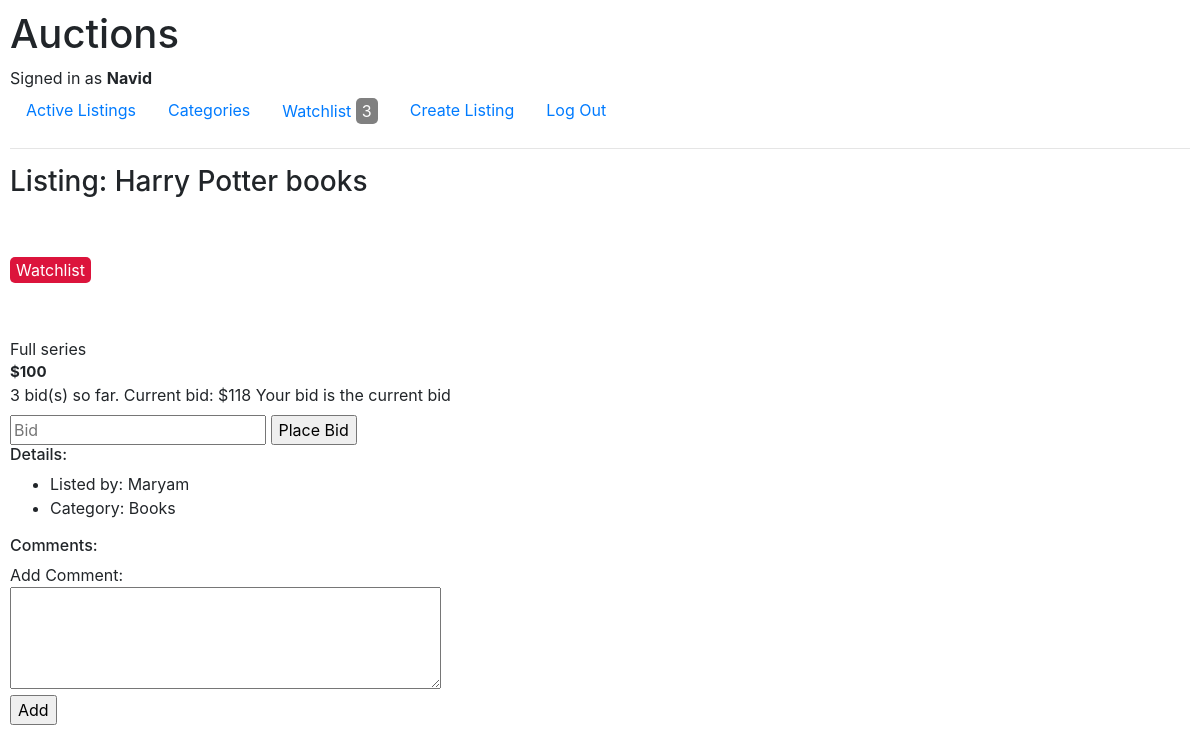
The page /listing2 (signed in) on the database its author committed.
### auctions/models.py (models this page shows, shortened)
class User(AbstractUser):
    watchlist = models.ManyToManyField(Listing, blank=True, related_name="prospects")
    def __str__(self):
        return self.username

class Listing(models.Model):
    title = models.CharField(max_length=64)
    description = models.CharField(max_length=130)
    image_url = models.CharField(max_length=64, blank=True)
    amount = models.IntegerField (default=0)
    category = models.ForeignKey(Category, default=0 , blank=True , on_delete= models.PROTECT, related_name="listings")
    is_active = models.BooleanField(default=True)
    created_date = models.DateTimeField(default=datetime.now, blank=True)
    created_by  = models.ForeignKey('User', default= None, on_delete=models.CASCADE, related_name="listings")

class Bid(models.Model):
    user = models.ForeignKey(User,on_delete=models.CASCADE, related_name="bids")
    listing = models.ForeignKey(Listing, on_delete=models.CASCADE, related_name="bids")
    amount  = models.IntegerField(default=0)
    created_date   =models.DateTimeField(default = datetime.now)

class Category(models.Model):
    name =models.CharField(max_length=64)
    def __str__(self):
        return self.name

### auctions/views.py (the view)
# urls.py: path("listing<int:listing_id>", views.listing, name="listing"),
def listing(request,listing_id,biderror=False):
    watchlist = None
    if request.user.is_authenticated:
        watchlist = request.user.watchlist.filter(is_active=True)
    listing = Listing.objects.get(pk=listing_id)
    is_watchlist = False
    if request.user in listing.prospects.all():
        is_watchlist = True
    comments = listing.comments.order_by("-id")
    bids = listing.bids.order_by("-id")
    return render(request,"auctions/listing.html",{
        "listing":listing,
        "watchlist":watchlist,
        "comments":comments,
        "bids":bids,
        "biderror":biderror
    })

### auctions/templates/auctions/listing.html (shortened to what this page needs)
{% extends "auctions/layout.html" %}
{% block body%}
<div style="display: flex;">
    <div>
    <h3>Listing: {{listing.title}}</h3>
    </div>
</div>
<div style="display: flex; padding-top: 50px;">
    <div>
    {% if user.is_authenticated %}
    <form action="{% url 'update_watchlist' listing.id %}" method="post">
    {% if listing in  user.watchlist.all %}
    <input type="submit" name="remove_watchlist" value="Watchlist" style="border: none; border-radius: 5px; background-color:crimson ; color: white;"></input>
    {% else %}
    <input type="submit" name="add_watchlist" value="Add to Watchlist" style="border: none; background-color: white; color: crimson" ></input>
    {% endif %}
    </form>
    {% endif %}
    </div>
    <div style="padding-left:10px ;">
    </div>
</div>
<div style="padding-top: 30px;">
</div>
<div>
    {{listing.description}}
</div>
<div style="font-size: 15px; font-weight: bold;">
    ${{listing.amount}}
</div>
<div>
    <label for="">{{bids|length}} bid(s) so far. Current bid: ${{bids.0.amount}}</label>
    {% if user == bids.0.user %}
        <label for="">Your bid is the current bid</label>
    {% endif %}
    <form action="{% url 'place_bid' listing.id %}" method="post">
    <input type="number" name ="bid_amount" value ="" placeholder="Bid"">
    <input type="submit" value="Place Bid" name="" id="">
    </form>
</div>
<div>
 <h6>Details:</h6>
    <ul>
        <li>Listed by: {{listing.created_by}}</li>
        <li>Category: {{listing.category}}</li>
    </ul>
</div>
<h6>Comments:</h6>
<div>Add Comment:</div>
<form action="{% url 'add_comment' listing.id %}" method ="post">
<div>
    <textarea value="" name ="text" rows="4" cols="40" maxlength="130" placeholder="Place Comment here" > </textarea>
</div>
<div>
    <input type="submit" value="Add">
</div>
</form>
{% endblock %}

### auctions/templates/auctions/layout.html (shortened to what this page needs)
{% load static %}
<!DOCTYPE html>
<html lang="en">
    <head>
        <link rel="stylesheet" href="https://stackpath.bootstrapcdn.com/bootstrap/4.4.1/css/bootstrap.min.css">
        <link href="{% static 'auctions/styles.css' %}" rel="stylesheet">
    </head>
    <body>
        <h1>Auctions</h1>
        <div>
            {% if user.is_authenticated %}
                Signed in as <strong>{{ user.username }}</strong>
            {% else %}
                Not signed in
            {% endif %}
        </div>
        <ul class="nav">
            <li class="nav-item">
               <a class="nav-link" href="{% url 'index' %}">Active Listings</a>
            </li>
            {% if user.is_authenticated %}
            <li class="nav-item">
                <a class="nav-link" href="{% url 'categories' %}">Categories</a>
            </li>
            {% endif %}
            {% if user.is_authenticated %}
            <li class="nav-item">
                <a class="nav-link" href="{% url 'watchlist' %}">Watchlist
                    {% if   watchlist.all|length  %}
                    <button style="background-color: grey ; color: white; border: none; border-radius:5px;">
                        {{watchlist.all|length}}
                    </button>
                    {% endif %}
                </a>
            </li>
            {% endif %}
            {% if user.is_authenticated %}
            <li class="nav-item">
                <a class="nav-link" href="{% url 'createlisting' %}">Create Listing</a>
            </li>
            {% endif %}
            {% if user.is_authenticated %}
                <li class="nav-item">
                    <a class="nav-link" href="{% url 'logout' %}">Log Out</a>
                </li>
            {% endif %}
        </ul>
        <hr>
        {% block body %}
        {% endblock %}
    </body>
</html>

### auctions/static/auctions/styles.css (style rules this page uses)
body { padding: 10px; }

### rows shown on the page
User: username "Navid"
Listing: title "Harry Potter books", description "Full series", amount "100", created_by "Maryam", category "Books"
Bid: amount "118"

### other values the page prints
{{ watchlist.all|length }} "3"
{{ bids|length }} "3"
